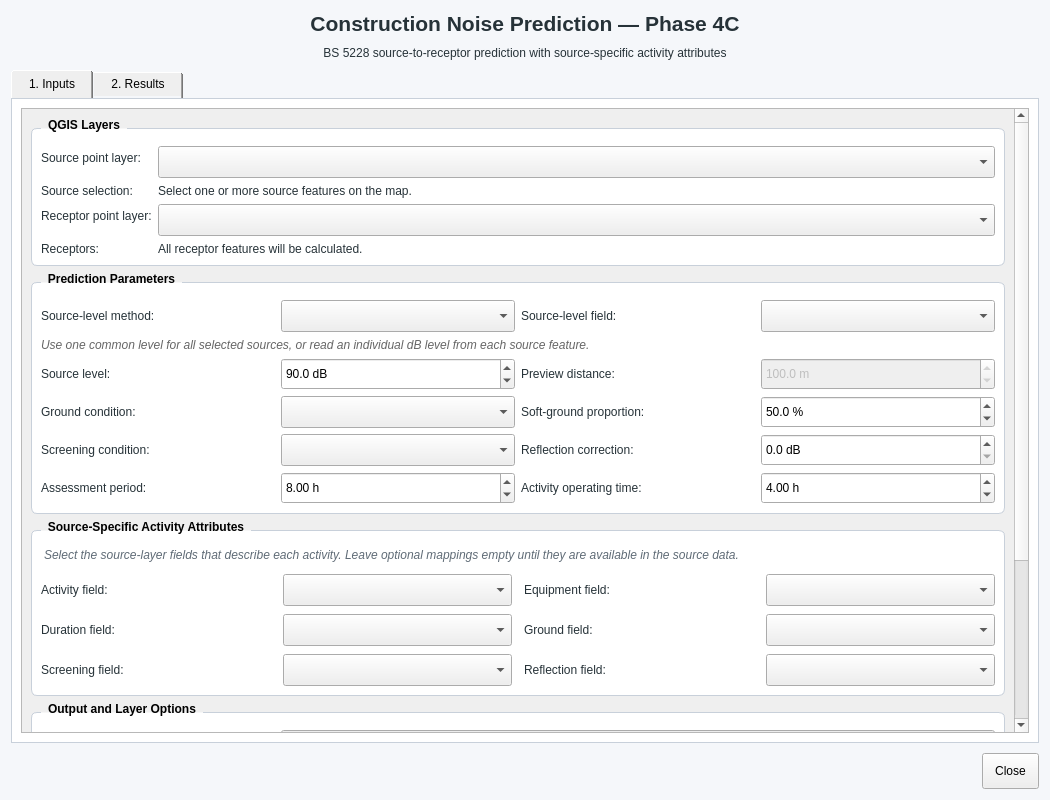
<?xml version='1.0' encoding='UTF-8'?>
<ui version="4.0">
  <class>NoisePredictionDialogBase</class>
  <widget class="QDialog" name="NoisePredictionDialogBase">
    <property name="geometry">
      <rect>
        <x>0</x>
        <y>0</y>
        <width>1050</width>
        <height>800</height>
      </rect>
    </property>
    <property name="minimumSize">
      <size>
        <width>860</width>
        <height>640</height>
      </size>
    </property>
    <property name="windowTitle">
      <string>Noise Prediction — BS 5228</string>
    </property>
    <property name="styleSheet">
      <string>QDialog { background-color: #f5f7fa; }
QGroupBox { font-weight: 600; border: 1px solid #c8d0da; border-radius: 6px; margin-top: 10px; padding-top: 8px; background-color: #ffffff; }
QGroupBox::title { subcontrol-origin: margin; left: 10px; padding: 0 5px; }
QLabel { color: #263238; }
QLineEdit, QComboBox, QDoubleSpinBox, QgsMapLayerComboBox, QgsFieldComboBox { min-height: 26px; }
QPushButton { min-height: 28px; padding: 3px 12px; }
QTabWidget::pane { border: 1px solid #c8d0da; background: #ffffff; }
QTabBar::tab { padding: 7px 18px; }</string>
    </property>
    <layout class="QVBoxLayout" name="mainLayout">
      <property name="spacing">
        <number>10</number>
      </property>
      <item>
        <widget class="QLabel" name="titleLabel">
          <property name="font">
            <font>
              <pointsize>16</pointsize>
              <weight>75</weight>
              <bold>true</bold>
            </font>
          </property>
          <property name="text">
            <string>Construction Noise Prediction — Phase 4C</string>
          </property>
          <property name="alignment">
            <set>Qt::AlignCenter</set>
          </property>
        </widget>
      </item>
      <item>
        <widget class="QLabel" name="subtitleLabel">
          <property name="text">
            <string>BS 5228 source-to-receptor prediction with source-specific activity attributes</string>
          </property>
          <property name="alignment">
            <set>Qt::AlignCenter</set>
          </property>
        </widget>
      </item>
      <item>
        <widget class="QTabWidget" name="tabWidget">
          <property name="currentIndex">
            <number>0</number>
          </property>
          <widget class="QWidget" name="inputsTab">
            <attribute name="title">
              <string>1. Inputs</string>
            </attribute>
            <layout class="QVBoxLayout" name="inputsTabLayout">
              <item>
                <widget class="QScrollArea" name="inputsScrollArea">
                  <property name="widgetResizable">
                    <bool>true</bool>
                  </property>
                  <widget class="QWidget" name="inputsScrollContents">
                    <property name="geometry">
                      <rect>
                        <x>0</x>
                        <y>0</y>
                        <width>980</width>
                        <height>760</height>
                      </rect>
                    </property>
                    <layout class="QVBoxLayout" name="inputsScrollLayout">
                      <item>
                        <widget class="QGroupBox" name="layersGroupBox">
                          <property name="title">
                            <string>QGIS Layers</string>
                          </property>
                          <layout class="QFormLayout" name="layersFormLayout">
                            <item row="0" column="0">
                              <widget class="QLabel" name="sourceLayerLabel">
                                <property name="text">
                                  <string>Source point layer:</string>
                                </property>
                              </widget>
                            </item>
                            <item row="0" column="1">
                              <widget class="QgsMapLayerComboBox" name="sourceLayerCombo"/>
                            </item>
                            <item row="1" column="0">
                              <widget class="QLabel" name="sourceSelectionLabel">
                                <property name="text">
                                  <string>Source selection:</string>
                                </property>
                              </widget>
                            </item>
                            <item row="1" column="1">
                              <widget class="QLabel" name="sourceStatusLabel">
                                <property name="text">
                                  <string>Select one or more source features on the map.</string>
                                </property>
                                <property name="wordWrap">
                                  <bool>true</bool>
                                </property>
                              </widget>
                            </item>
                            <item row="2" column="0">
                              <widget class="QLabel" name="receptorLayerLabel">
                                <property name="text">
                                  <string>Receptor point layer:</string>
                                </property>
                              </widget>
                            </item>
                            <item row="2" column="1">
                              <widget class="QgsMapLayerComboBox" name="receptorLayerCombo"/>
                            </item>
                            <item row="3" column="0">
                              <widget class="QLabel" name="receptorStatusTitleLabel">
                                <property name="text">
                                  <string>Receptors:</string>
                                </property>
                              </widget>
                            </item>
                            <item row="3" column="1">
                              <widget class="QLabel" name="receptorStatusLabel">
                                <property name="text">
                                  <string>All receptor features will be calculated.</string>
                                </property>
                                <property name="wordWrap">
                                  <bool>true</bool>
                                </property>
                              </widget>
                            </item>
                          </layout>
                        </widget>
                      </item>
                      <item>
                        <widget class="QGroupBox" name="parametersGroupBox">
                          <property name="title">
                            <string>Prediction Parameters</string>
                          </property>
                          <layout class="QGridLayout" name="parametersGridLayout">
                            <item row="0" column="0">
                              <widget class="QLabel" name="sourceLevelModeLabel">
                                <property name="text">
                                  <string>Source-level method:</string>
                                </property>
                              </widget>
                            </item>
                            <item row="0" column="1">
                              <widget class="QComboBox" name="sourceLevelModeCombo"/>
                            </item>
                            <item row="0" column="2">
                              <widget class="QLabel" name="sourceLevelFieldLabel">
                                <property name="text">
                                  <string>Source-level field:</string>
                                </property>
                              </widget>
                            </item>
                            <item row="0" column="3">
                              <widget class="QgsFieldComboBox" name="sourceLevelFieldCombo"/>
                            </item>
                            <item row="1" column="0" colspan="4">
                              <widget class="QLabel" name="sourceLevelHelpLabel">
                                <property name="text">
                                  <string>Use one common level for all selected sources, or read an individual dB level from each source feature.</string>
                                </property>
                                <property name="wordWrap">
                                  <bool>true</bool>
                                </property>
                                <property name="styleSheet">
                                  <string>color: #666666; font-style: italic;</string>
                                </property>
                              </widget>
                            </item>
                            <item row="2" column="0">
                              <widget class="QLabel" name="sourceLevelLabel">
                                <property name="text">
                                  <string>Source level:</string>
                                </property>
                              </widget>
                            </item>
                            <item row="2" column="1">
                              <widget class="QDoubleSpinBox" name="sourceLevelSpin">
                                <property name="maximum">
                                  <double>200.000000000000000</double>
                                </property>
                                <property name="decimals">
                                  <number>1</number>
                                </property>
                                <property name="value">
                                  <double>90.000000000000000</double>
                                </property>
                                <property name="suffix">
                                  <string> dB</string>
                                </property>
                              </widget>
                            </item>
                            <item row="2" column="2">
                              <widget class="QLabel" name="distanceLabel">
                                <property name="text">
                                  <string>Preview distance:</string>
                                </property>
                              </widget>
                            </item>
                            <item row="2" column="3">
                              <widget class="QDoubleSpinBox" name="distanceSpin">
                                <property name="enabled">
                                  <bool>false</bool>
                                </property>
                                <property name="minimum">
                                  <double>0.100000000000000</double>
                                </property>
                                <property name="maximum">
                                  <double>1000000.000000000000000</double>
                                </property>
                                <property name="decimals">
                                  <number>1</number>
                                </property>
                                <property name="value">
                                  <double>100.000000000000000</double>
                                </property>
                                <property name="suffix">
                                  <string> m</string>
                                </property>
                              </widget>
                            </item>
                            <item row="3" column="0">
                              <widget class="QLabel" name="groundLabel">
                                <property name="text">
                                  <string>Ground condition:</string>
                                </property>
                              </widget>
                            </item>
                            <item row="3" column="1">
                              <widget class="QComboBox" name="groundCombo"/>
                            </item>
                            <item row="3" column="2">
                              <widget class="QLabel" name="softGroundLabel">
                                <property name="text">
                                  <string>Soft-ground proportion:</string>
                                </property>
                              </widget>
                            </item>
                            <item row="3" column="3">
                              <widget class="QDoubleSpinBox" name="softGroundSpin">
                                <property name="maximum">
                                  <double>100.000000000000000</double>
                                </property>
                                <property name="decimals">
                                  <number>1</number>
                                </property>
                                <property name="value">
                                  <double>50.000000000000000</double>
                                </property>
                                <property name="suffix">
                                  <string> %</string>
                                </property>
                              </widget>
                            </item>
                            <item row="4" column="0">
                              <widget class="QLabel" name="screeningLabel">
                                <property name="text">
                                  <string>Screening condition:</string>
                                </property>
                              </widget>
                            </item>
                            <item row="4" column="1">
                              <widget class="QComboBox" name="screeningCombo"/>
                            </item>
                            <item row="4" column="2">
                              <widget class="QLabel" name="reflectionLabel">
                                <property name="text">
                                  <string>Reflection correction:</string>
                                </property>
                              </widget>
                            </item>
                            <item row="4" column="3">
                              <widget class="QDoubleSpinBox" name="reflectionSpin">
                                <property name="maximum">
                                  <double>20.000000000000000</double>
                                </property>
                                <property name="decimals">
                                  <number>1</number>
                                </property>
                                <property name="suffix">
                                  <string> dB</string>
                                </property>
                              </widget>
                            </item>
                            <item row="5" column="0">
                              <widget class="QLabel" name="assessmentLabel">
                                <property name="text">
                                  <string>Assessment period:</string>
                                </property>
                              </widget>
                            </item>
                            <item row="5" column="1">
                              <widget class="QDoubleSpinBox" name="assessmentDurationSpin">
                                <property name="minimum">
                                  <double>0.010000000000000</double>
                                </property>
                                <property name="maximum">
                                  <double>48.000000000000000</double>
                                </property>
                                <property name="decimals">
                                  <number>2</number>
                                </property>
                                <property name="value">
                                  <double>8.000000000000000</double>
                                </property>
                                <property name="suffix">
                                  <string> h</string>
                                </property>
                              </widget>
                            </item>
                            <item row="5" column="2">
                              <widget class="QLabel" name="activityLabel">
                                <property name="text">
                                  <string>Activity operating time:</string>
                                </property>
                              </widget>
                            </item>
                            <item row="5" column="3">
                              <widget class="QDoubleSpinBox" name="activityDurationSpin">
                                <property name="minimum">
                                  <double>0.010000000000000</double>
                                </property>
                                <property name="maximum">
                                  <double>48.000000000000000</double>
                                </property>
                                <property name="decimals">
                                  <number>2</number>
                                </property>
                                <property name="value">
                                  <double>4.000000000000000</double>
                                </property>
                                <property name="suffix">
                                  <string> h</string>
                                </property>
                              </widget>
                            </item>
                          </layout>
                        </widget>
                      </item>
                      <item>
 <widget class="QGroupBox" name="activityAttributesGroupBox">
  <property name="title"><string>Source-Specific Activity Attributes</string></property>
  <property name="toolTip"><string>Map source-layer fields to Phase 4C activity attributes. These mappings will be used when source-specific processing is enabled.</string></property>
  <layout class="QGridLayout" name="activityAttributesGridLayout">
   <property name="horizontalSpacing"><number>12</number></property>
   <property name="verticalSpacing"><number>8</number></property>
   <item row="0" column="0" colspan="4">
    <widget class="QLabel" name="activityAttributesHelpLabel">
     <property name="text"><string>Select the source-layer fields that describe each activity. Leave optional mappings empty until they are available in the source data.</string></property>
     <property name="wordWrap"><bool>true</bool></property>
     <property name="styleSheet"><string>color: #5f6b76; font-style: italic; padding-bottom: 4px;</string></property>
    </widget>
   </item>
   <item row="1" column="0">
    <widget class="QLabel" name="activityFieldLabel">
     <property name="text"><string>Activity field:</string></property>
     <property name="buddy"><cstring>activityFieldCombo</cstring></property>
    </widget>
   </item>
   <item row="1" column="1">
    <widget class="QgsFieldComboBox" name="activityFieldCombo">
     <property name="toolTip"><string>Field containing the activity name or activity identifier.</string></property>
     <property name="minimumSize"><size><width>210</width><height>0</height></size></property>
    </widget>
   </item>
   <item row="1" column="2">
    <widget class="QLabel" name="equipmentFieldLabel">
     <property name="text"><string>Equipment field:</string></property>
     <property name="buddy"><cstring>equipmentFieldCombo</cstring></property>
    </widget>
   </item>
   <item row="1" column="3">
    <widget class="QgsFieldComboBox" name="equipmentFieldCombo">
     <property name="toolTip"><string>Field containing the plant or equipment description.</string></property>
     <property name="minimumSize"><size><width>210</width><height>0</height></size></property>
    </widget>
   </item>
   <item row="2" column="0">
    <widget class="QLabel" name="durationFieldLabel">
     <property name="text"><string>Duration field:</string></property>
     <property name="buddy"><cstring>durationFieldCombo</cstring></property>
    </widget>
   </item>
   <item row="2" column="1">
    <widget class="QgsFieldComboBox" name="durationFieldCombo">
     <property name="toolTip"><string>Numeric field containing operating duration in hours.</string></property>
     <property name="minimumSize"><size><width>210</width><height>0</height></size></property>
    </widget>
   </item>
   <item row="2" column="2">
    <widget class="QLabel" name="groundFieldLabel">
     <property name="text"><string>Ground field:</string></property>
     <property name="buddy"><cstring>groundFieldCombo</cstring></property>
    </widget>
   </item>
   <item row="2" column="3">
    <widget class="QgsFieldComboBox" name="groundFieldCombo">
     <property name="toolTip"><string>Field describing the ground condition or soft-ground proportion.</string></property>
     <property name="minimumSize"><size><width>210</width><height>0</height></size></property>
    </widget>
   </item>
   <item row="3" column="0">
    <widget class="QLabel" name="screeningFieldLabel">
     <property name="text"><string>Screening field:</string></property>
     <property name="buddy"><cstring>screeningFieldCombo</cstring></property>
    </widget>
   </item>
   <item row="3" column="1">
    <widget class="QgsFieldComboBox" name="screeningFieldCombo">
     <property name="toolTip"><string>Field describing screening or barrier attenuation.</string></property>
     <property name="minimumSize"><size><width>210</width><height>0</height></size></property>
    </widget>
   </item>
   <item row="3" column="2">
    <widget class="QLabel" name="reflectionFieldLabel">
     <property name="text"><string>Reflection field:</string></property>
     <property name="buddy"><cstring>reflectionFieldCombo</cstring></property>
    </widget>
   </item>
   <item row="3" column="3">
    <widget class="QgsFieldComboBox" name="reflectionFieldCombo">
     <property name="toolTip"><string>Numeric field containing the reflection correction in dB.</string></property>
     <property name="minimumSize"><size><width>210</width><height>0</height></size></property>
    </widget>
   </item>
  </layout>
 </widget>
</item>
                      <item>
                        <widget class="QGroupBox" name="outputGroupBox">
                          <property name="title">
                            <string>Output and Layer Options</string>
                          </property>
                          <layout class="QGridLayout" name="outputGridLayout">
                            <item row="0" column="0">
                              <widget class="QLabel" name="outputLayerNameLabel">
                                <property name="text">
                                  <string>Output layer name:</string>
                                </property>
                              </widget>
                            </item>
                            <item row="0" column="1" colspan="3">
                              <widget class="QLineEdit" name="outputLayerNameEdit">
                                <property name="text">
                                  <string>Noise prediction results</string>
                                </property>
                                <property name="placeholderText">
                                  <string>Enter the output layer name</string>
                                </property>
                              </widget>
                            </item>
                            <item row="1" column="0">
                              <widget class="QLabel" name="outputTypeLabel">
                                <property name="text">
                                  <string>Output type:</string>
                                </property>
                              </widget>
                            </item>
                            <item row="1" column="1">
                              <widget class="QRadioButton" name="temporaryOutputRadio">
                                <property name="text">
                                  <string>Temporary layer</string>
                                </property>
                                <property name="checked">
                                  <bool>true</bool>
                                </property>
                              </widget>
                            </item>
                            <item row="1" column="2" colspan="2">
                              <widget class="QRadioButton" name="permanentOutputRadio">
                                <property name="text">
                                  <string>Save to GeoPackage</string>
                                </property>
                              </widget>
                            </item>
                            <item row="2" column="0">
                              <widget class="QLabel" name="outputPathLabel">
                                <property name="text">
                                  <string>GeoPackage file:</string>
                                </property>
                              </widget>
                            </item>
                            <item row="2" column="1" colspan="2">
                              <widget class="QLineEdit" name="outputPathEdit">
                                <property name="enabled">
                                  <bool>false</bool>
                                </property>
                                <property name="placeholderText">
                                  <string>Select or create a .gpkg file</string>
                                </property>
                              </widget>
                            </item>
                            <item row="2" column="3">
                              <widget class="QPushButton" name="browseOutputButton">
                                <property name="enabled">
                                  <bool>false</bool>
                                </property>
                                <property name="text">
                                  <string>Browse…</string>
                                </property>
                              </widget>
                            </item>
                            <item row="3" column="0">
                              <widget class="QLabel" name="outputOptionsLabel">
                                <property name="text">
                                  <string>Options:</string>
                                </property>
                              </widget>
                            </item>
                            <item row="3" column="1">
                              <widget class="QCheckBox" name="addToProjectCheck">
                                <property name="text">
                                  <string>Add output layer to project</string>
                                </property>
                                <property name="checked">
                                  <bool>true</bool>
                                </property>
                              </widget>
                            </item>
                            <item row="3" column="2" colspan="2">
                              <widget class="QCheckBox" name="applySymbologyCheck">
                                <property name="text">
                                  <string>Apply noise-level symbology</string>
                                </property>
                                <property name="checked">
                                  <bool>true</bool>
                                </property>
                              </widget>
                            </item>
                          </layout>
                        </widget>
                      </item>
                      <item>
                        <layout class="QHBoxLayout" name="inputActionsLayout">
                          <item>
                            <spacer name="inputActionsSpacer">
                              <property name="orientation">
                                <enum>Qt::Horizontal</enum>
                              </property>
                              <property name="sizeHint" stdset="0">
                                <size>
                                  <width>40</width>
                                  <height>20</height>
                                </size>
                              </property>
                            </spacer>
                          </item>
                          <item>
                            <widget class="QPushButton" name="resetButton">
                              <property name="text">
                                <string>Reset</string>
                              </property>
                              <property name="minimumHeight">
                                <number>36</number>
                              </property>
                            </widget>
                          </item>
                          <item>
                            <widget class="QPushButton" name="calculateButton">
                              <property name="text">
                                <string>Calculate Cumulative Predictions</string>
                              </property>
                              <property name="default">
                                <bool>true</bool>
                              </property>
                              <property name="minimumHeight">
                                <number>36</number>
                              </property>
                            </widget>
                          </item>
                        </layout>
                      </item>
                      <item>
                        <spacer name="inputsVerticalSpacer">
                          <property name="orientation">
                            <enum>Qt::Vertical</enum>
                          </property>
                          <property name="sizeHint" stdset="0">
                            <size>
                              <width>20</width>
                              <height>40</height>
                            </size>
                          </property>
                        </spacer>
                      </item>
                    </layout>
                  </widget>
                </widget>
              </item>
            </layout>
          </widget>
          <widget class="QWidget" name="resultsTab">
            <attribute name="title">
              <string>2. Results</string>
            </attribute>
            <layout class="QVBoxLayout" name="resultsTabLayout">
              <item>
                <widget class="QGroupBox" name="summaryGroupBox">
                  <property name="title">
                    <string>First Receptor Summary</string>
                  </property>
                  <layout class="QGridLayout" name="summaryGridLayout">
                    <item row="0" column="0">
                      <widget class="QLabel" name="distanceResultTitle">
                        <property name="text">
                          <string>Distance attenuation:</string>
                        </property>
                      </widget>
                    </item>
                    <item row="0" column="1">
                      <widget class="QLabel" name="distanceResultLabel">
                        <property name="text">
                          <string>—</string>
                        </property>
                        <property name="alignment">
                          <set>Qt::AlignRight|Qt::AlignVCenter</set>
                        </property>
                      </widget>
                    </item>
                    <item row="1" column="0">
                      <widget class="QLabel" name="groundResultTitle">
                        <property name="text">
                          <string>Ground attenuation:</string>
                        </property>
                      </widget>
                    </item>
                    <item row="1" column="1">
                      <widget class="QLabel" name="groundResultLabel">
                        <property name="text">
                          <string>—</string>
                        </property>
                        <property name="alignment">
                          <set>Qt::AlignRight|Qt::AlignVCenter</set>
                        </property>
                      </widget>
                    </item>
                    <item row="2" column="0">
                      <widget class="QLabel" name="screeningResultTitle">
                        <property name="text">
                          <string>Screening attenuation:</string>
                        </property>
                      </widget>
                    </item>
                    <item row="2" column="1">
                      <widget class="QLabel" name="screeningResultLabel">
                        <property name="text">
                          <string>—</string>
                        </property>
                        <property name="alignment">
                          <set>Qt::AlignRight|Qt::AlignVCenter</set>
                        </property>
                      </widget>
                    </item>
                    <item row="3" column="0">
                      <widget class="QLabel" name="reflectionResultTitle">
                        <property name="text">
                          <string>Reflection correction:</string>
                        </property>
                      </widget>
                    </item>
                    <item row="3" column="1">
                      <widget class="QLabel" name="reflectionResultLabel">
                        <property name="text">
                          <string>—</string>
                        </property>
                        <property name="alignment">
                          <set>Qt::AlignRight|Qt::AlignVCenter</set>
                        </property>
                      </widget>
                    </item>
                    <item row="4" column="0">
                      <widget class="QLabel" name="durationResultTitle">
                        <property name="text">
                          <string>Duration correction:</string>
                        </property>
                      </widget>
                    </item>
                    <item row="4" column="1">
                      <widget class="QLabel" name="durationResultLabel">
                        <property name="text">
                          <string>—</string>
                        </property>
                        <property name="alignment">
                          <set>Qt::AlignRight|Qt::AlignVCenter</set>
                        </property>
                      </widget>
                    </item>
                    <item row="5" column="0">
                      <widget class="QLabel" name="beforeDurationResultTitle">
                        <property name="text">
                          <string>Dominant contribution:</string>
                        </property>
                      </widget>
                    </item>
                    <item row="5" column="1">
                      <widget class="QLabel" name="beforeDurationResultLabel">
                        <property name="text">
                          <string>—</string>
                        </property>
                        <property name="alignment">
                          <set>Qt::AlignRight|Qt::AlignVCenter</set>
                        </property>
                      </widget>
                    </item>
                    <item row="6" column="0">
                      <widget class="QLabel" name="predictedResultTitle">
                        <property name="font">
                          <font>
                            <weight>75</weight>
                            <bold>true</bold>
                          </font>
                        </property>
                        <property name="text">
                          <string>Combined noise level:</string>
                        </property>
                      </widget>
                    </item>
                    <item row="6" column="1">
                      <widget class="QLabel" name="predictedResultLabel">
                        <property name="font">
                          <font>
                            <pointsize>16</pointsize>
                            <weight>75</weight>
                            <bold>true</bold>
                          </font>
                        </property>
                        <property name="text">
                          <string>—</string>
                        </property>
                        <property name="alignment">
                          <set>Qt::AlignRight|Qt::AlignVCenter</set>
                        </property>
                      </widget>
                    </item>
                  </layout>
                </widget>
              </item>
              <item>
                <widget class="QGroupBox" name="resultsTableGroupBox">
                  <property name="title">
                    <string>Receptor Prediction Results</string>
                  </property>
                  <layout class="QVBoxLayout" name="resultsTableLayout">
                    <item>
                      <widget class="QTableWidget" name="resultsTable"/>
                    </item>
                    <item>
                      <layout class="QHBoxLayout" name="resultsActionsLayout">
                        <item>
                          <spacer name="resultsActionsSpacer">
                            <property name="orientation">
                              <enum>Qt::Horizontal</enum>
                            </property>
                            <property name="sizeHint" stdset="0">
                              <size>
                                <width>40</width>
                                <height>20</height>
                              </size>
                            </property>
                          </spacer>
                        </item>
                        <item>
                          <widget class="QPushButton" name="selectReceptorButton">
                            <property name="enabled">
                              <bool>false</bool>
                            </property>
                            <property name="text">
                              <string>Select on Map</string>
                            </property>
                            <property name="toolTip">
                              <string>Select the receptor corresponding to the current table row.</string>
                            </property>
                            <property name="minimumHeight">
                              <number>32</number>
                            </property>
                          </widget>
                        </item>
                        <item>
                          <widget class="QPushButton" name="zoomReceptorButton">
                            <property name="enabled">
                              <bool>false</bool>
                            </property>
                            <property name="text">
                              <string>Zoom to Receptor</string>
                            </property>
                            <property name="toolTip">
                              <string>Select and zoom the QGIS map to the current receptor.</string>
                            </property>
                            <property name="minimumHeight">
                              <number>32</number>
                            </property>
                          </widget>
                        </item>
                        <item>
                          <widget class="QPushButton" name="exportCsvButton">
                            <property name="enabled">
                              <bool>false</bool>
                            </property>
                            <property name="text">
                              <string>Export Results to CSV</string>
                            </property>
                            <property name="toolTip">
                              <string>Export the current receptor prediction table to a CSV file.</string>
                            </property>
                            <property name="minimumHeight">
                              <number>32</number>
                            </property>
                          </widget>
                        </item>
                      </layout>
                    </item>
                  </layout>
                </widget>
              </item>
            </layout>
          </widget>
        </widget>
      </item>
      <item>
        <widget class="QDialogButtonBox" name="dialogButtons">
          <property name="standardButtons">
            <set>QDialogButtonBox::Close</set>
          </property>
        </widget>
      </item>
    </layout>
  </widget>
  <customwidgets>
    <customwidget>
      <class>QgsMapLayerComboBox</class>
      <extends>QComboBox</extends>
      <header>qgis.gui</header>
    </customwidget>
    <customwidget>
      <class>QgsFieldComboBox</class>
      <extends>QComboBox</extends>
      <header>qgis.gui</header>
    </customwidget>
  </customwidgets>
  <resources/>
  <connections/>
</ui>
